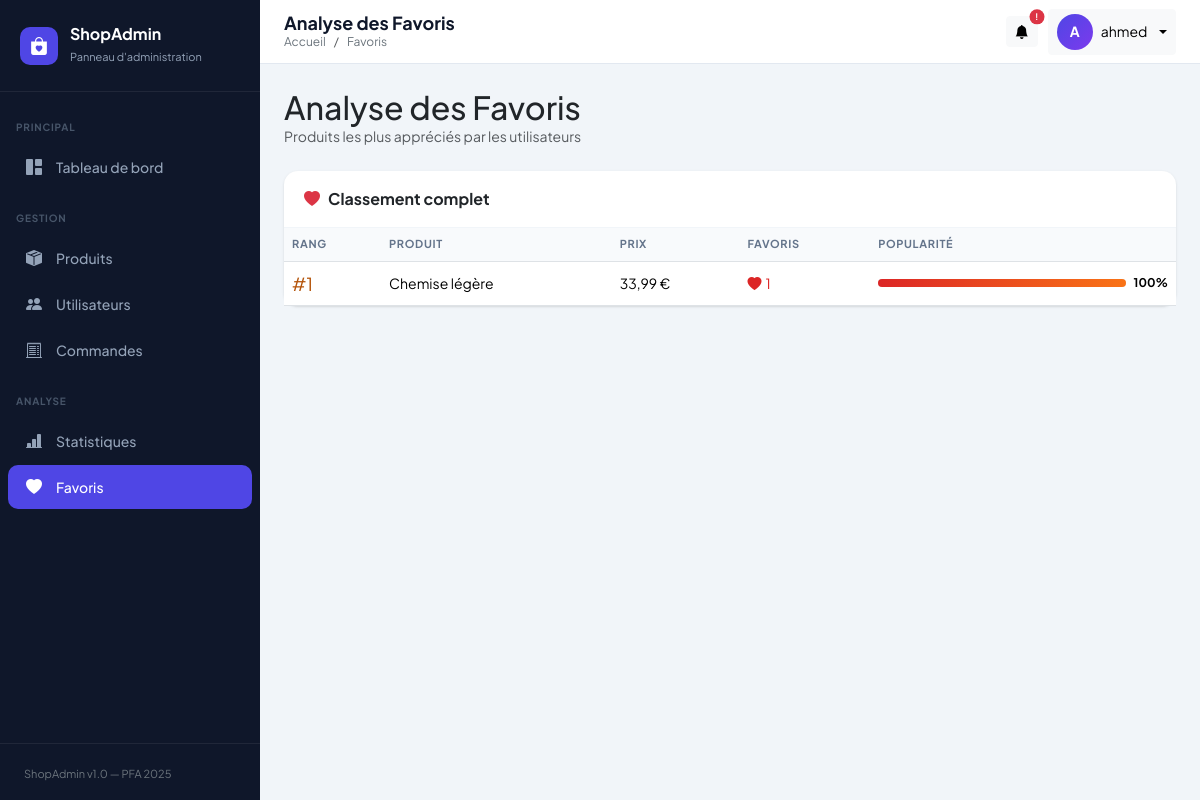
Page /dashboard-admin-main/index.php?page=favorites (signed in) on the committed database.
### tables this page shows
CREATE TABLE `produits` (
  `id` varchar(20) NOT NULL,
  `name` varchar(150) DEFAULT NULL,
  `description` text DEFAULT NULL,
  `price` decimal(10,2) DEFAULT NULL,
  `stock` int(11) DEFAULT NULL,
  `sku` varchar(100) DEFAULT NULL,
  `image_path` varchar(255) DEFAULT NULL,
  `category_id` int(11) DEFAULT NULL,
  `color_id` int(11) DEFAULT NULL,
  `created_at` timestamp NOT NULL DEFAULT current_timestamp() ON UPDATE current_timestamp(),
  `product_type` enum('haut','bas','accessoire','chaussure','ensemble') DEFAULT NULL,
  `season` enum('ete','hiver','mi_saison','toutes_saisons') DEFAULT 'toutes_saisons'
);

### dashboard-admin-main/config/database.php (called while the page is built, shortened)
<?php
class Database {
    private static ?PDO $instance = null;
    public static function getInstance(): PDO {
        if (self::$instance === null) {
            $dsn = "mysql:host=" . DB_HOST . ";dbname=" . DB_NAME . ";charset=" . DB_CHARSET;
            $options = [
                PDO::ATTR_ERRMODE            => PDO::ERRMODE_EXCEPTION,
                PDO::ATTR_DEFAULT_FETCH_MODE => PDO::FETCH_ASSOC,
                PDO::ATTR_EMULATE_PREPARES   => false,
            ];
            try {
                self::$instance = new PDO($dsn, DB_USER, DB_PASS, $options);
            } catch (PDOException $e) {
                error_log("Erreur connexion DB : " . $e->getMessage());
                die(json_encode(['error' => 'Connexion à la base de données échouée.']));
            }
        }
        return self::$instance;
    }
}

### dashboard-admin-main/models/Product.php (called while the page is built, shortened)
<?php
require_once __DIR__ . '/../config/database.php';
class Product {
    private PDO $db;
    public function __construct() {
        $this->db = Database::getInstance();
    }
    public function getMostFavorited(int $limit = 5): array {
        $stmt = $this->db->prepare("
            SELECT p.id, p.name, p.price, p.image_path as image,
                   COUNT(f.id) AS favorites_count
            FROM produits p
            JOIN favorites f ON p.id = f.product_id
            GROUP BY p.id, p.name, p.price, p.image_path
            ORDER BY favorites_count DESC
            LIMIT ?
        ");
        $stmt->execute([$limit]);
        return $stmt->fetchAll();
    }
}

### dashboard-admin-main/views/favorites.php (the view, shortened to what this page needs)
<?php
require_once __DIR__ . '/../includes/header.php';
require_once __DIR__ . '/../includes/sidebar.php';
?>
<div class="main-wrapper">
    <?php require_once __DIR__ . '/../includes/navbar.php'; ?>
    <div class="content-area">
        <div class="mb-4">
            <h2 class="fw-800 mb-0">Analyse des Favoris</h2>
            <p class="text-muted mb-0" style="font-size:14px;">Produits les plus appréciés par les utilisateurs</p>
        </div>
        <div class="row g-3">
            <?php if (empty($mostFavorited)): ?>
            <div class="col-12">
                <div class="card p-5 text-center">
                    <i class="bi bi-heart fs-1 text-secondary d-block mb-2"></i>
                    <p class="text-muted">Aucun favori enregistré.</p>
                </div>
            </div>
            <?php else: ?>
            <div class="col-12">
                <div class="card">
                    <div class="card-header">
                        <i class="bi bi-heart-fill text-danger me-2"></i>Classement complet
                    </div>
                    <div class="table-responsive">
                        <table class="table mb-0">
                            <thead>
                                <tr>
                                    <th>Rang</th>
                                    <th>Produit</th>
                                    <th>Prix</th>
                                    <th>Favoris</th>
                                    <th>Popularité</th>
                                </tr>
                            </thead>
                            <tbody>
                                <?php
                                $maxFav = $mostFavorited[0]['favorites_count'] ?? 1;
                                foreach ($mostFavorited as $i => $p):
                                    $pct = ($p['favorites_count'] / $maxFav) * 100;
                                ?>
                                <tr>
                                    <td>
                                        <span class="fw-800" style="font-size:18px;color:<?= $i < 3 ? '#b45309' : '#94a3b8' ?>;">
                                            #<?= $i + 1 ?>
                                        </span>
                                    </td>
                                    <td class="fw-600"><?= htmlspecialchars($p['name']) ?></td>
                                    <td><?= number_format($p['price'], 2, ',', ' ') ?> €</td>
                                    <td>
                                        <span class="fw-700" style="color:#dc2626;">
                                            <i class="bi bi-heart-fill me-1"></i><?= $p['favorites_count'] ?>
                                        </span>
                                    </td>
                                    <td style="min-width:160px;">
                                        <div class="d-flex align-items-center gap-2">
                                            <div style="flex:1;background:#e2e8f0;border-radius:99px;height:8px;">
                                                <div style="width:<?= $pct ?>%;height:8px;background:linear-gradient(90deg,#dc2626,#f97316);border-radius:99px;transition:width .5s;"></div>
                                            </div>
                                            <span style="font-size:12px;font-weight:700;min-width:30px;"><?= round($pct) ?>%</span>
                                        </div>
                                    </td>
                                </tr>
                                <?php endforeach; ?>
                            </tbody>
                        </table>
                    </div>
                </div>
            </div>
            <?php endif; ?>
        </div>
    </div>
</div>
<?php require_once __DIR__ . '/../includes/footer.php'; ?>

### dashboard-admin-main/includes/header.php (style rules this page uses)
:root { --sidebar-width: 260px; --primary: #4f46e5; --primary-dark: #3730a3; --primary-light: #ede9fe; --sidebar-bg: #0f172a; --sidebar-text: #94a3b8; --sidebar-active: #4f46e5; --body-bg: #f1f5f9; --card-shadow: 0 1px 3px 0 rgba(0,0,0,.1), 0 1px 2px -1px rgba(0,0,0,.1); }
* { font-family: 'Plus Jakarta Sans', sans-serif; }
body { background: var(--body-bg); }
.main-wrapper { margin-left: var(--sidebar-width); min-height: 100vh; display: flex; flex-direction: column; }
.content-area { padding: 24px; flex: 1; }
.card { border: none; border-radius: 14px; box-shadow: var(--card-shadow); }
.card-header { background: transparent; border-bottom: 1px solid #f1f5f9; font-weight: 700; padding: 16px 20px; }
.table th { font-size: 11px; font-weight: 700; text-transform: uppercase; letter-spacing: .06em; color: #64748b; background: #f8fafc; }
.table td { vertical-align: middle; font-size: 14px; }

### rows in the picture
produits: name "Chemise légère", price "33,99", favorites_count "1", pct "100"

### other values in the picture
$pageTitle "Analyse des Favoris"
$breadcrumb "Favoris"
substr($_SESSION['admin_name'] ?? 'A', 0, 1) "A"
$_SESSION['admin_name'] "ahmed"
